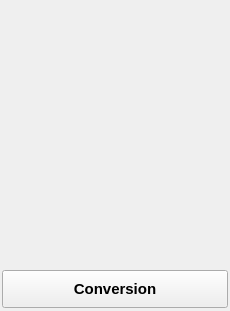
<?xml version="1.0" encoding="UTF-8"?>
<ui version="4.0">
 <class>acvConv</class>
 <widget class="QWidget" name="acvConv">
  <property name="geometry">
   <rect>
    <x>0</x>
    <y>0</y>
    <width>230</width>
    <height>311</height>
   </rect>
  </property>
  <property name="acceptDrops">
   <bool>true</bool>
  </property>
  <property name="windowTitle">
   <string>Action Convert</string>
  </property>
  <widget class="QWidget" name="">
   <property name="geometry">
    <rect>
     <x>2</x>
     <y>3</y>
     <width>230</width>
     <height>307</height>
    </rect>
   </property>
   <layout class="QVBoxLayout" name="verticalLayout">
    <property name="spacing">
     <number>1</number>
    </property>
    <item>
     <widget class="QWidget" name="wd" native="true">
      <property name="minimumSize">
       <size>
        <width>228</width>
        <height>266</height>
       </size>
      </property>
      <property name="maximumSize">
       <size>
        <width>228</width>
        <height>266</height>
       </size>
      </property>
     </widget>
    </item>
    <item>
     <widget class="QPushButton" name="convBtn">
      <property name="minimumSize">
       <size>
        <width>226</width>
        <height>38</height>
       </size>
      </property>
      <property name="maximumSize">
       <size>
        <width>226</width>
        <height>16777215</height>
       </size>
      </property>
      <property name="font">
       <font>
        <pointsize>11</pointsize>
        <weight>75</weight>
        <bold>true</bold>
       </font>
      </property>
      <property name="text">
       <string>Conversion</string>
      </property>
     </widget>
    </item>
   </layout>
  </widget>
 </widget>
 <resources/>
 <connections/>
</ui>
